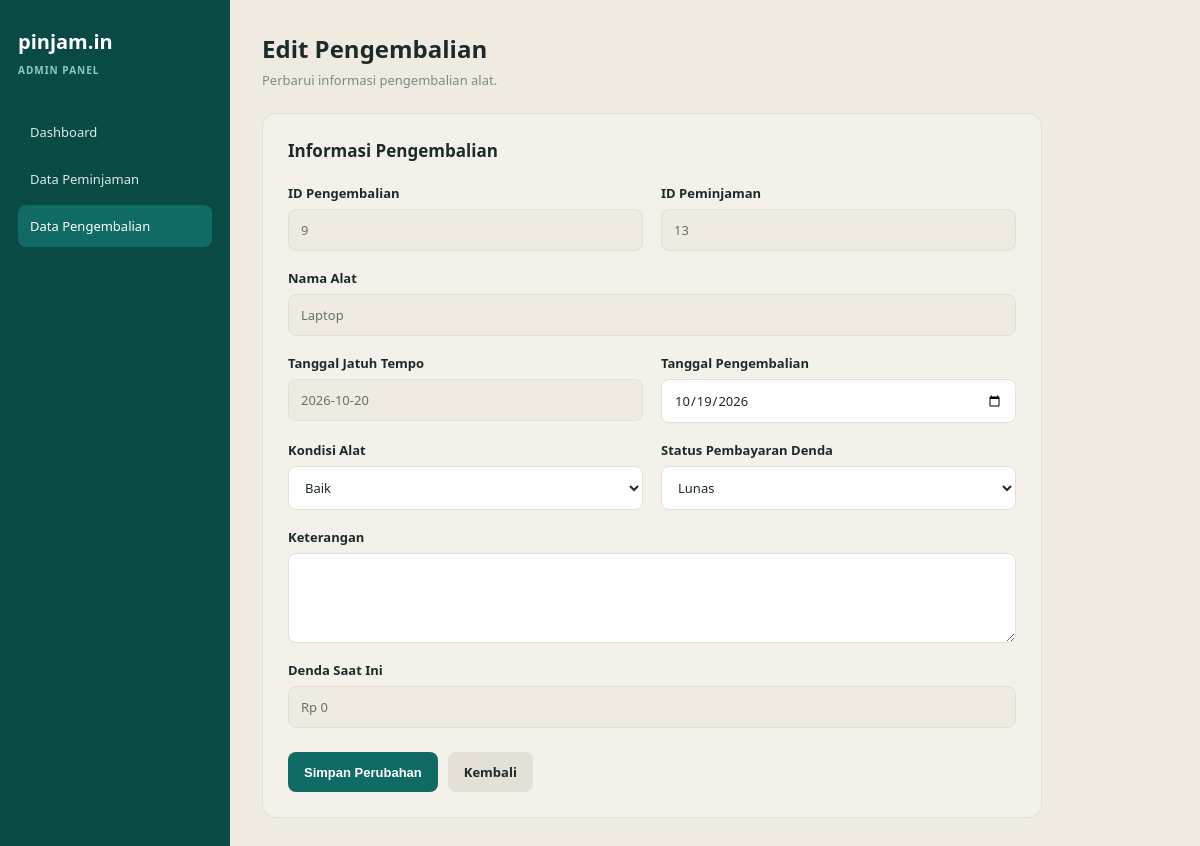
The page /View/v_edit_pengembalian.php?id=9 (signed in) on the database its author committed.
### tables this page shows
CREATE TABLE `pengembalian` (
  `id_pengembalian` int(11) NOT NULL,
  `id_detail` int(11) NOT NULL,
  `tanggal_kembali` date NOT NULL,
  `kondisi_kembali` varchar(50) DEFAULT NULL,
  `denda` decimal(10,2) NOT NULL DEFAULT 0.00,
  `keterangan` text DEFAULT NULL,
  `status_bayar` enum('belum_bayar','lunas') NOT NULL DEFAULT 'belum_bayar'
);

CREATE TABLE `detail_peminjaman` (
  `id_detail` int(11) NOT NULL,
  `id_peminjaman` int(11) NOT NULL,
  `id_alat` int(11) NOT NULL,
  `jumlah` int(11) NOT NULL DEFAULT 1,
  `kondisi_keluar` varchar(50) DEFAULT NULL
);

CREATE TABLE `alat` (
  `id_alat` int(11) NOT NULL,
  `kode_alat` varchar(20) NOT NULL,
  `nama_alat` varchar(100) NOT NULL,
  `id_kategori` int(11) NOT NULL,
  `merk` varchar(50) DEFAULT NULL,
  `jumlah` int(11) NOT NULL DEFAULT 1,
  `kondisi` enum('baik','rusak_ringan','rusak_berat') NOT NULL DEFAULT 'baik',
  `status` enum('tersedia','dipinjam','tidak_aktif') NOT NULL DEFAULT 'tersedia',
  `deskripsi` text DEFAULT NULL
);

CREATE TABLE `peminjaman` (
  `id_peminjaman` int(11) NOT NULL,
  `id_user` int(11) NOT NULL,
  `tanggal_pengajuan` date NOT NULL,
  `tanggal_pinjam` date NOT NULL,
  `tanggal_kembali_rencana` date NOT NULL,
  `keperluan` text DEFAULT NULL,
  `status` enum('menunggu','disetujui','ditolak','selesai') NOT NULL DEFAULT 'menunggu',
  `disetujui_oleh` int(11) DEFAULT NULL,
  `keterangan` text DEFAULT NULL
);

### Model/m_koneksi.php (called while the page is built, shortened)
<?php
class koneksi {
    private $host = "localhost";
    private $username = "root";
    private $pass = "";
    private $db = "pinjamin_electronic";
    function __construct()
    {
        $this->koneksi = mysqli_connect($this->host, $this->username, $this->pass, $this->db);
    }
}
?>

### Model/m_pengembalian.php (called while the page is built, shortened)
<?php
require_once __DIR__ . "/m_koneksi.php";
class m_pengembalian
{
    private $db;
    public function __construct()
    {
        $koneksi = new koneksi();
        $this->db = $koneksi->koneksi;
    }
    public function get_by_id($id)
    {
        $sql = "SELECT pg.*,
                       dp.id_peminjaman,
                       dp.id_alat,
                       dp.jumlah,
                       a.nama_alat,
                       p.tanggal_kembali_rencana
                FROM pengembalian pg
                JOIN detail_peminjaman dp ON pg.id_detail = dp.id_detail
                JOIN alat a ON dp.id_alat = a.id_alat
                JOIN peminjaman p ON dp.id_peminjaman = p.id_peminjaman
                WHERE pg.id_pengembalian = ?
                LIMIT 1";
        $stmt = mysqli_prepare($this->db, $sql);
        mysqli_stmt_bind_param($stmt, "i", $id);
        mysqli_stmt_execute($stmt);
        $data = mysqli_fetch_assoc(mysqli_stmt_get_result($stmt));
        return $data ?: false;
    }
}
?>

### View/v_edit_pengembalian.php (the view, shortened to what this page needs)
<?php
require_once __DIR__ . "/../Model/m_pengembalian.php";
$model = new m_pengembalian();
$id = (int) ($_GET["id"] ?? 0);
$data = $id > 0 ? $model->get_by_id($id) : false;
function e_edit_pengembalian($value)
{
    return htmlspecialchars((string) ($value ?? ""), ENT_QUOTES, "UTF-8");
}
?>
<!DOCTYPE html>
<html lang="id">
<head>
</head>
<body>
<div class="layout">
    <aside class="sidebar">
        <div class="brand">pinjam.in</div>
        <div class="tag">ADMIN PANEL</div>
        <nav class="nav">
            <a href="v_homeadmin.php">Dashboard</a>
            <a href="v_peminjaman.php">Data Peminjaman</a>
            <a class="active" href="v_pengembalian.php">Data Pengembalian</a>
        </nav>
    </aside>
    <main class="main">
        <h1>Edit Pengembalian</h1>
        <p class="subtitle">Perbarui informasi pengembalian alat.</p>
        <section class="panel">
            <h2>Informasi Pengembalian</h2>
            <form action="../Controller/c_pengembalian.php?aksi=update_admin"
                  method="POST">
                <div class="grid">
                    <div class="field">
                        <label>ID Pengembalian</label>
                        <input type="text"
                               value="<?= (int) $data["id_pengembalian"] ?>"
                               readonly>
                    </div>
                    <div class="field">
                        <label>ID Peminjaman</label>
                        <input type="text"
                               value="<?= e_edit_pengembalian($data["id_peminjaman"]) ?>"
                               readonly>
                    </div>
                    <div class="field full">
                        <label>Nama Alat</label>
                        <input type="text"
                               value="<?= e_edit_pengembalian($data["nama_alat"]) ?>"
                               readonly>
                    </div>
                    <div class="field">
                        <label>Tanggal Jatuh Tempo</label>
                        <input type="text"
                               value="<?= e_edit_pengembalian($data["tanggal_kembali_rencana"]) ?>"
                               readonly>
                    </div>
                    <div class="field">
                        <label>Tanggal Pengembalian</label>
                        <input type="date" name="tanggal_kembali"
                               max="<?= date("Y-m-d") ?>"
                               value="<?= e_edit_pengembalian($data["tanggal_kembali"]) ?>"
                               required>
                    </div>
                    <div class="field">
                        <label>Kondisi Alat</label>
                        <select name="kondisi_kembali" required>
                            <?php foreach (["Baik", "Rusak", "Hilang"] as $opsi): ?>
                                <option value="<?= $opsi ?>"
                                    <?= ($data["kondisi_kembali"] ?? "") === $opsi ? "selected" : "" ?>>
                                    <?= $opsi ?>
                                </option>
                            <?php endforeach; ?>
                        </select>
                    </div>
                    <div class="field">
                        <label>Status Pembayaran Denda</label>
                        <select name="status_bayar" required>
                            <option value="lunas"
                                <?= ($data["status_bayar"] ?? "") === "lunas" ? "selected" : "" ?>>
                                Lunas
                            </option>
                        </select>
                    </div>
                    <div class="field full">
                        <label>Keterangan</label>
                        <textarea name="keterangan"><?= e_edit_pengembalian($data["keterangan"] ?? "") ?></textarea>
                    </div>
                    <div class="field full">
                        <label>Denda Saat Ini</label>
                        <input type="text"
                               value="Rp <?= number_format((float) ($data["denda"] ?? 0), 0, ",", ".") ?>"
                               readonly>
                    </div>
                </div>
                <div class="actions">
                    <button class="btn btn-save" type="submit">Simpan Perubahan</button>
                    <a class="btn btn-back" href="v_pengembalian.php">Kembali</a>
                </div>
            </form>
        </section>
    </main>
</div>
</body>
</html>

### View/v_edit_pengembalian.php (style rules this page uses)
:root { --cream: #f4f1ea; --cream-deep: #efebe1; --teal-dark: #0f6b64; --teal-deep: #0a4a45; --ink: #1c2b29; --muted: #7d8a87; --border: #e4e0d6; }
* { box-sizing: border-box; }
body { margin: 0; font-family: 'Segoe UI', system-ui, sans-serif; background: var(--cream-deep); color: var(--ink); }
.layout { display: flex; min-height: 100vh; }
.sidebar { width: 230px; background: var(--teal-deep); color: white; padding: 24px 18px; flex-shrink: 0; }
.brand { font-size: 20px; font-weight: 800; margin: 4px 0 8px; }
.tag { color: #8fc9c2; font-size: 10px; letter-spacing: 1px; font-weight: 700; }
.nav { margin-top: 34px; }
.nav a { display: block; padding: 12px; margin-bottom: 5px; border-radius: 8px; color: #dce9e7; text-decoration: none; font-size: 13px; }
.nav a:hover, .nav a.active { background: var(--teal-dark); color: white; }
.main { flex: 1; min-width: 0; padding: 32px; }
h1 { margin: 0 0 6px; font-size: 24px; }
.subtitle { color: var(--muted); margin: 0 0 24px; font-size: 13px; }
.panel { max-width: 780px; padding: 25px; border: 1px solid var(--border); border-radius: 14px; background: var(--cream); }
.panel h2 { margin: 0 0 22px; font-size: 17px; }
.grid { display: grid; grid-template-columns: 1fr 1fr; gap: 18px; }
.field { display: flex; flex-direction: column; gap: 7px; }
.field.full { grid-column: 1 / -1; }
label { font-size: 13px; font-weight: 700; }
input, select, textarea { width: 100%; border: 1px solid var(--border); background: white; border-radius: 8px; padding: 11px 12px; font: inherit; font-size: 13px; color: var(--ink); }
input[readonly] { background: #efebe1; color: #65716e; }
textarea { min-height: 90px; resize: vertical; }
.actions { display: flex; gap: 10px; margin-top: 24px; }
.btn { border: 0; border-radius: 8px; padding: 11px 16px; font-size: 13px; font-weight: 700; cursor: pointer; text-decoration: none; }
.btn-save { background: var(--teal-dark); color: white; }
.btn-back { background: #e4e0d6; color: var(--ink); }

### rows shown on the page
pengembalian: id_pengembalian "9", id_detail.id_peminjaman "13", nama_alat "Laptop", tanggal_kembali_rencana "2026-10-20", tanggal_kembali "10/19/2026", status_bayar "Lunas", denda "Rp 0"

### other values the page prints
form field kondisi_kembali "Baik"
